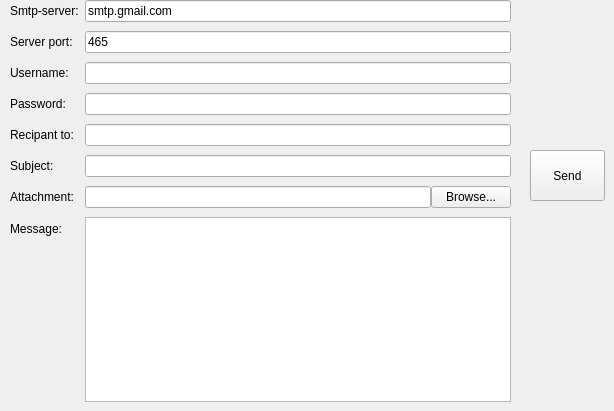
    <widget class="QWidget" name="Email_2">
     <attribute name="title">
      <string>Email</string>
     </attribute>
     <widget class="QWidget" name="layoutWidget">
      <property name="geometry">
       <rect>
        <x>10</x>
        <y>0</y>
        <width>501</width>
        <height>402</height>
       </rect>
      </property>
      <layout class="QFormLayout" name="formLayout">
       <property name="fieldGrowthPolicy">
        <enum>QFormLayout::ExpandingFieldsGrow</enum>
       </property>
       <property name="rowWrapPolicy">
        <enum>QFormLayout::WrapLongRows</enum>
       </property>
       <property name="verticalSpacing">
        <number>9</number>
       </property>
       <item row="0" column="0">
        <widget class="QLabel" name="label">
         <property name="text">
          <string>Smtp-server:</string>
         </property>
        </widget>
       </item>
       <item row="0" column="1">
        <widget class="QLineEdit" name="server">
         <property name="text">
          <string>smtp.gmail.com</string>
         </property>
        </widget>
       </item>
       <item row="1" column="0">
        <widget class="QLabel" name="label_2">
         <property name="text">
          <string>Server port:</string>
         </property>
        </widget>
       </item>
       <item row="1" column="1">
        <widget class="QLineEdit" name="port">
         <property name="text">
          <string>465</string>
         </property>
        </widget>
       </item>
       <item row="2" column="0">
        <widget class="QLabel" name="label_3">
         <property name="text">
          <string>Username:</string>
         </property>
        </widget>
       </item>
       <item row="2" column="1">
        <widget class="QLineEdit" name="uname"/>
       </item>
       <item row="3" column="0">
        <widget class="QLabel" name="label_4">
         <property name="text">
          <string>Password:</string>
         </property>
        </widget>
       </item>
       <item row="3" column="1">
        <widget class="QLineEdit" name="paswd">
         <property name="inputMask">
          <string/>
         </property>
         <property name="echoMode">
          <enum>QLineEdit::Password</enum>
         </property>
        </widget>
       </item>
       <item row="4" column="0">
        <widget class="QLabel" name="label_5">
         <property name="text">
          <string>Recipant to:</string>
         </property>
        </widget>
       </item>
       <item row="4" column="1">
        <widget class="QLineEdit" name="rcpt"/>
       </item>
       <item row="5" column="0">
        <widget class="QLabel" name="label_6">
         <property name="text">
          <string>Subject:</string>
         </property>
        </widget>
       </item>
       <item row="5" column="1">
        <widget class="QLineEdit" name="subject"/>
       </item>
       <item row="6" column="0">
        <widget class="QLabel" name="label_8">
         <property name="text">
          <string>Attachment:</string>
         </property>
        </widget>
       </item>
       <item row="7" column="0">
        <widget class="QLabel" name="label_7">
         <property name="text">
          <string>Message:</string>
         </property>
        </widget>
       </item>
       <item row="7" column="1">
        <widget class="QPlainTextEdit" name="msg"/>
       </item>
       <item row="6" column="1">
        <layout class="QHBoxLayout" name="horizontalLayout_3">
         <item>
          <widget class="QLineEdit" name="file">
           <property name="readOnly">
            <bool>true</bool>
           </property>
          </widget>
         </item>
         <item>
          <widget class="QPushButton" name="browseBtn">
           <property name="text">
            <string>Browse...</string>
           </property>
          </widget>
         </item>
        </layout>
       </item>
      </layout>
     </widget>
     <widget class="QPushButton" name="sendBtn">
      <property name="geometry">
       <rect>
        <x>530</x>
        <y>150</y>
        <width>75</width>
        <height>51</height>
       </rect>
      </property>
      <property name="text">
       <string>Send</string>
      </property>
     </widget>
    </widget>
